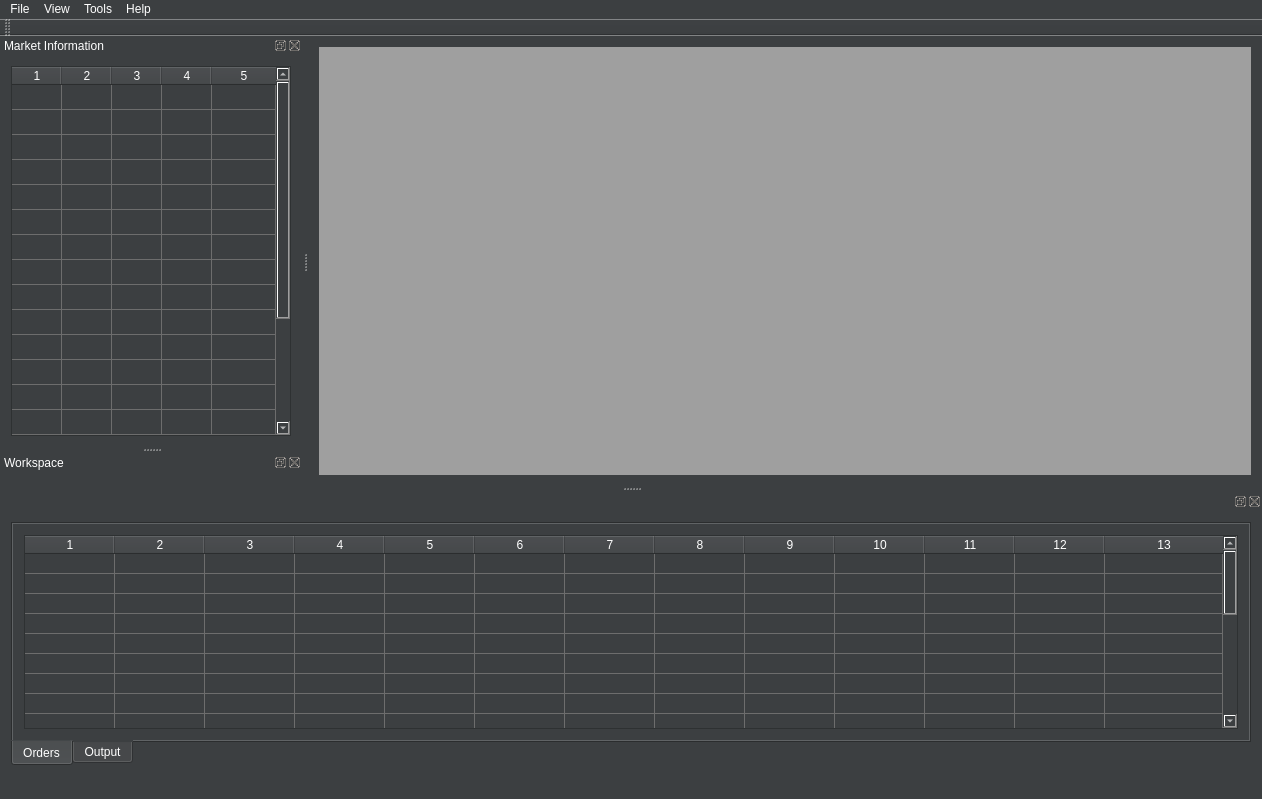
<?xml version="1.0" encoding="UTF-8"?>
<ui version="4.0">
 <class>MainWindowClass</class>
 <widget class="QMainWindow" name="MainWindowClass">
  <property name="geometry">
   <rect>
    <x>0</x>
    <y>0</y>
    <width>1262</width>
    <height>799</height>
   </rect>
  </property>
  <property name="font">
   <font>
    <family>Arial</family>
    <pointsize>11</pointsize>
   </font>
  </property>
  <property name="windowTitle">
   <string>CtpTrader 4</string>
  </property>
  <property name="styleSheet">
   <string notr="true">background-color: rgb(60, 63, 65);
color: rgb(255, 255, 255);
selection-background-color: rgb(112, 112, 112);</string>
  </property>
  <widget class="QWidget" name="centralWidget">
   <layout class="QHBoxLayout" name="horizontalLayout_4">
    <item>
     <widget class="QMdiArea" name="mdiArea"/>
    </item>
   </layout>
  </widget>
  <widget class="QMenuBar" name="menuBar">
   <property name="geometry">
    <rect>
     <x>0</x>
     <y>0</y>
     <width>1262</width>
     <height>23</height>
    </rect>
   </property>
   <widget class="QMenu" name="menuFile">
    <property name="title">
     <string>File</string>
    </property>
    <widget class="QMenu" name="menuAccount">
     <property name="title">
      <string>Account</string>
     </property>
     <addaction name="actionLog_in"/>
     <addaction name="actionLog_out"/>
    </widget>
    <addaction name="actionSettings"/>
    <addaction name="menuAccount"/>
    <addaction name="actionExit"/>
   </widget>
   <widget class="QMenu" name="menuView">
    <property name="title">
     <string>View</string>
    </property>
   </widget>
   <widget class="QMenu" name="menuTools">
    <property name="title">
     <string>Tools</string>
    </property>
   </widget>
   <widget class="QMenu" name="menuHelp">
    <property name="title">
     <string>Help</string>
    </property>
   </widget>
   <addaction name="menuFile"/>
   <addaction name="menuView"/>
   <addaction name="menuTools"/>
   <addaction name="menuHelp"/>
  </widget>
  <widget class="QToolBar" name="mainToolBar">
   <attribute name="toolBarArea">
    <enum>TopToolBarArea</enum>
   </attribute>
   <attribute name="toolBarBreak">
    <bool>false</bool>
   </attribute>
  </widget>
  <widget class="QStatusBar" name="statusBar"/>
  <widget class="QDockWidget" name="dock_marketinfo">
   <property name="font">
    <font>
     <family>Arial</family>
    </font>
   </property>
   <property name="windowTitle">
    <string>Market Information</string>
   </property>
   <attribute name="dockWidgetArea">
    <number>1</number>
   </attribute>
   <widget class="QWidget" name="dockWidgetContents">
    <layout class="QHBoxLayout" name="horizontalLayout">
     <item>
      <widget class="MarketInfoTable" name="table_marketinfo">
       <property name="minimumSize">
        <size>
         <width>280</width>
         <height>0</height>
        </size>
       </property>
       <property name="font">
        <font>
         <pointsize>9</pointsize>
        </font>
       </property>
       <property name="styleSheet">
        <string notr="true">selection-background-color: rgb(112, 112, 112);
gridline-color: rgb(109, 109, 109);</string>
       </property>
       <property name="editTriggers">
        <set>QAbstractItemView::NoEditTriggers</set>
       </property>
       <property name="selectionMode">
        <enum>QAbstractItemView::SingleSelection</enum>
       </property>
       <property name="selectionBehavior">
        <enum>QAbstractItemView::SelectRows</enum>
       </property>
       <property name="rowCount">
        <number>20</number>
       </property>
       <property name="columnCount">
        <number>5</number>
       </property>
       <attribute name="horizontalHeaderVisible">
        <bool>true</bool>
       </attribute>
       <attribute name="horizontalHeaderDefaultSectionSize">
        <number>50</number>
       </attribute>
       <attribute name="horizontalHeaderMinimumSectionSize">
        <number>50</number>
       </attribute>
       <attribute name="horizontalHeaderShowSortIndicator" stdset="0">
        <bool>true</bool>
       </attribute>
       <attribute name="horizontalHeaderStretchLastSection">
        <bool>true</bool>
       </attribute>
       <attribute name="verticalHeaderVisible">
        <bool>false</bool>
       </attribute>
       <attribute name="verticalHeaderDefaultSectionSize">
        <number>20</number>
       </attribute>
       <attribute name="verticalHeaderMinimumSectionSize">
        <number>25</number>
       </attribute>
       <row/>
       <row/>
       <row/>
       <row/>
       <row/>
       <row/>
       <row/>
       <row/>
       <row/>
       <row/>
       <row/>
       <row/>
       <row/>
       <row/>
       <row/>
       <row/>
       <row/>
       <row/>
       <row/>
       <row/>
       <column/>
       <column/>
       <column/>
       <column/>
       <column/>
      </widget>
     </item>
    </layout>
   </widget>
  </widget>
  <widget class="QDockWidget" name="dock_workspace">
   <property name="font">
    <font>
     <family>Arial</family>
    </font>
   </property>
   <property name="windowTitle">
    <string>Workspace</string>
   </property>
   <attribute name="dockWidgetArea">
    <number>1</number>
   </attribute>
   <widget class="QWidget" name="dockWidgetContents_2"/>
  </widget>
  <widget class="QDockWidget" name="dock_info">
   <attribute name="dockWidgetArea">
    <number>8</number>
   </attribute>
   <widget class="QWidget" name="dockWidgetContents_4">
    <layout class="QHBoxLayout" name="horizontalLayout_2">
     <item>
      <widget class="QTabWidget" name="tab_info">
       <property name="font">
        <font>
         <family>Arial</family>
        </font>
       </property>
       <property name="tabPosition">
        <enum>QTabWidget::South</enum>
       </property>
       <property name="currentIndex">
        <number>0</number>
       </property>
       <widget class="QWidget" name="tab_orders">
        <attribute name="title">
         <string>Orders</string>
        </attribute>
        <layout class="QHBoxLayout" name="horizontalLayout_3">
         <item>
          <widget class="QTableWidget" name="table_orders">
           <property name="font">
            <font>
             <family>Arial</family>
            </font>
           </property>
           <property name="styleSheet">
            <string notr="true">selection-background-color: rgb(112, 112, 112);
gridline-color: rgb(109, 109, 109);</string>
           </property>
           <property name="editTriggers">
            <set>QAbstractItemView::NoEditTriggers</set>
           </property>
           <property name="selectionMode">
            <enum>QAbstractItemView::SingleSelection</enum>
           </property>
           <property name="selectionBehavior">
            <enum>QAbstractItemView::SelectRows</enum>
           </property>
           <property name="rowCount">
            <number>20</number>
           </property>
           <property name="columnCount">
            <number>13</number>
           </property>
           <attribute name="horizontalHeaderDefaultSectionSize">
            <number>90</number>
           </attribute>
           <attribute name="horizontalHeaderMinimumSectionSize">
            <number>50</number>
           </attribute>
           <attribute name="horizontalHeaderShowSortIndicator" stdset="0">
            <bool>true</bool>
           </attribute>
           <attribute name="horizontalHeaderStretchLastSection">
            <bool>true</bool>
           </attribute>
           <attribute name="verticalHeaderVisible">
            <bool>false</bool>
           </attribute>
           <attribute name="verticalHeaderDefaultSectionSize">
            <number>20</number>
           </attribute>
           <attribute name="verticalHeaderMinimumSectionSize">
            <number>20</number>
           </attribute>
           <row/>
           <row/>
           <row/>
           <row/>
           <row/>
           <row/>
           <row/>
           <row/>
           <row/>
           <row/>
           <row/>
           <row/>
           <row/>
           <row/>
           <row/>
           <row/>
           <row/>
           <row/>
           <row/>
           <row/>
           <column/>
           <column/>
           <column/>
           <column/>
           <column/>
           <column/>
           <column/>
           <column/>
           <column/>
           <column/>
           <column/>
           <column/>
           <column/>
          </widget>
         </item>
        </layout>
       </widget>
       <widget class="QWidget" name="tab_output">
        <attribute name="title">
         <string>Output</string>
        </attribute>
       </widget>
      </widget>
     </item>
    </layout>
   </widget>
  </widget>
  <action name="actionSettings">
   <property name="text">
    <string>Settings</string>
   </property>
  </action>
  <action name="actionExit">
   <property name="text">
    <string>Exit</string>
   </property>
  </action>
  <action name="actionLog_in">
   <property name="text">
    <string>Log in</string>
   </property>
  </action>
  <action name="actionLog_out">
   <property name="text">
    <string>Log out</string>
   </property>
  </action>
 </widget>
 <layoutdefault spacing="6" margin="11"/>
 <customwidgets>
  <customwidget>
   <class>MarketInfoTable</class>
   <extends>QTableWidget</extends>
   <header>marketinfotable.h</header>
  </customwidget>
 </customwidgets>
 <resources>
  <include location="MainWindow.qrc"/>
 </resources>
 <connections/>
</ui>
